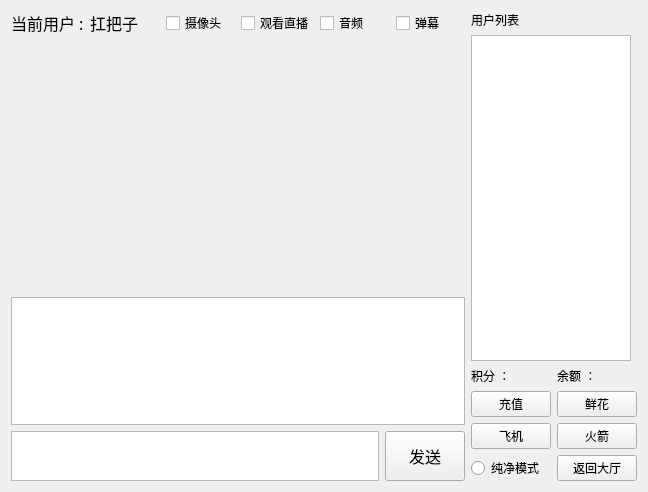
<?xml version="1.0" encoding="UTF-8"?>
<ui version="4.0">
 <class>ChatWidget</class>
 <widget class="QWidget" name="ChatWidget">
  <property name="geometry">
   <rect>
    <x>0</x>
    <y>0</y>
    <width>648</width>
    <height>492</height>
   </rect>
  </property>
  <property name="windowTitle">
   <string>Form</string>
  </property>
  <property name="styleSheet">
   <string notr="true"/>
  </property>
  <layout class="QGridLayout" name="gridLayout">
   <item row="0" column="0">
    <layout class="QHBoxLayout" name="horizontalLayout_9">
     <item>
      <layout class="QVBoxLayout" name="verticalLayout_2">
       <item>
        <layout class="QHBoxLayout" name="horizontalLayout_7">
         <item>
          <widget class="QLabel" name="lbUser">
           <property name="font">
            <font>
             <family>Agency FB</family>
             <pointsize>12</pointsize>
            </font>
           </property>
           <property name="text">
            <string>当前用户 :</string>
           </property>
          </widget>
         </item>
         <item>
          <widget class="QLabel" name="lbUsername">
           <property name="maximumSize">
            <size>
             <width>100</width>
             <height>80</height>
            </size>
           </property>
           <property name="font">
            <font>
             <family>Agency FB</family>
             <pointsize>12</pointsize>
             <weight>50</weight>
             <italic>false</italic>
             <bold>false</bold>
            </font>
           </property>
           <property name="styleSheet">
            <string notr="true"/>
           </property>
           <property name="text">
            <string>扛把子</string>
           </property>
          </widget>
         </item>
         <item>
          <widget class="QCheckBox" name="cbCamera">
           <property name="text">
            <string>摄像头</string>
           </property>
          </widget>
         </item>
         <item>
          <widget class="QCheckBox" name="cbVideo">
           <property name="text">
            <string>观看直播</string>
           </property>
          </widget>
         </item>
         <item>
          <widget class="QCheckBox" name="cbSound">
           <property name="text">
            <string>音频</string>
           </property>
          </widget>
         </item>
         <item>
          <widget class="QCheckBox" name="cbBarrage">
           <property name="text">
            <string>弹幕</string>
           </property>
          </widget>
         </item>
        </layout>
       </item>
       <item>
        <widget class="QLabel" name="lbVideo">
         <property name="sizePolicy">
          <sizepolicy hsizetype="Expanding" vsizetype="Expanding">
           <horstretch>0</horstretch>
           <verstretch>0</verstretch>
          </sizepolicy>
         </property>
         <property name="minimumSize">
          <size>
           <width>450</width>
           <height>250</height>
          </size>
         </property>
         <property name="text">
          <string/>
         </property>
        </widget>
       </item>
       <item>
        <widget class="QTextBrowser" name="tbShow">
         <property name="minimumSize">
          <size>
           <width>0</width>
           <height>100</height>
          </size>
         </property>
        </widget>
       </item>
       <item>
        <layout class="QHBoxLayout" name="horizontalLayout">
         <item>
          <widget class="QTextEdit" name="teInput">
           <property name="maximumSize">
            <size>
             <width>16777215</width>
             <height>50</height>
            </size>
           </property>
          </widget>
         </item>
         <item>
          <widget class="QPushButton" name="btnSend">
           <property name="maximumSize">
            <size>
             <width>16777215</width>
             <height>50</height>
            </size>
           </property>
           <property name="font">
            <font>
             <family>Agency FB</family>
             <pointsize>12</pointsize>
            </font>
           </property>
           <property name="text">
            <string>发送</string>
           </property>
          </widget>
         </item>
        </layout>
       </item>
      </layout>
     </item>
     <item>
      <layout class="QVBoxLayout" name="verticalLayout">
       <item>
        <widget class="QLabel" name="labelnfo">
         <property name="maximumSize">
          <size>
           <width>100</width>
           <height>80</height>
          </size>
         </property>
         <property name="text">
          <string>用户列表</string>
         </property>
        </widget>
       </item>
       <item>
        <widget class="QListWidget" name="lwUserList">
         <property name="maximumSize">
          <size>
           <width>160</width>
           <height>16777215</height>
          </size>
         </property>
        </widget>
       </item>
       <item>
        <layout class="QHBoxLayout" name="horizontalLayout_6">
         <item>
          <layout class="QHBoxLayout" name="horizontalLayout_4">
           <item>
            <widget class="QLabel" name="lbC">
             <property name="text">
              <string>积分 ：</string>
             </property>
            </widget>
           </item>
           <item>
            <widget class="QLabel" name="lbCount">
             <property name="text">
              <string/>
             </property>
            </widget>
           </item>
          </layout>
         </item>
         <item>
          <layout class="QHBoxLayout" name="horizontalLayout_5">
           <item>
            <widget class="QLabel" name="lbB">
             <property name="text">
              <string>余额 ：</string>
             </property>
            </widget>
           </item>
           <item>
            <widget class="QLabel" name="lbBalance">
             <property name="text">
              <string/>
             </property>
            </widget>
           </item>
          </layout>
         </item>
        </layout>
       </item>
       <item>
        <layout class="QHBoxLayout" name="horizontalLayout_2">
         <item>
          <widget class="QPushButton" name="btnCharge">
           <property name="text">
            <string>充值</string>
           </property>
          </widget>
         </item>
         <item>
          <widget class="QPushButton" name="btnFlower">
           <property name="text">
            <string>鲜花</string>
           </property>
          </widget>
         </item>
        </layout>
       </item>
       <item>
        <layout class="QHBoxLayout" name="horizontalLayout_3">
         <item>
          <widget class="QPushButton" name="btnPlane">
           <property name="text">
            <string>飞机</string>
           </property>
          </widget>
         </item>
         <item>
          <widget class="QPushButton" name="btnRocket">
           <property name="text">
            <string>火箭</string>
           </property>
          </widget>
         </item>
        </layout>
       </item>
       <item>
        <layout class="QHBoxLayout" name="horizontalLayout_8">
         <item>
          <widget class="QRadioButton" name="rbtnShowChat">
           <property name="text">
            <string>纯净模式</string>
           </property>
          </widget>
         </item>
         <item>
          <widget class="QPushButton" name="btnHall">
           <property name="text">
            <string>返回大厅</string>
           </property>
          </widget>
         </item>
        </layout>
       </item>
      </layout>
     </item>
    </layout>
   </item>
  </layout>
 </widget>
 <resources/>
 <connections/>
</ui>
